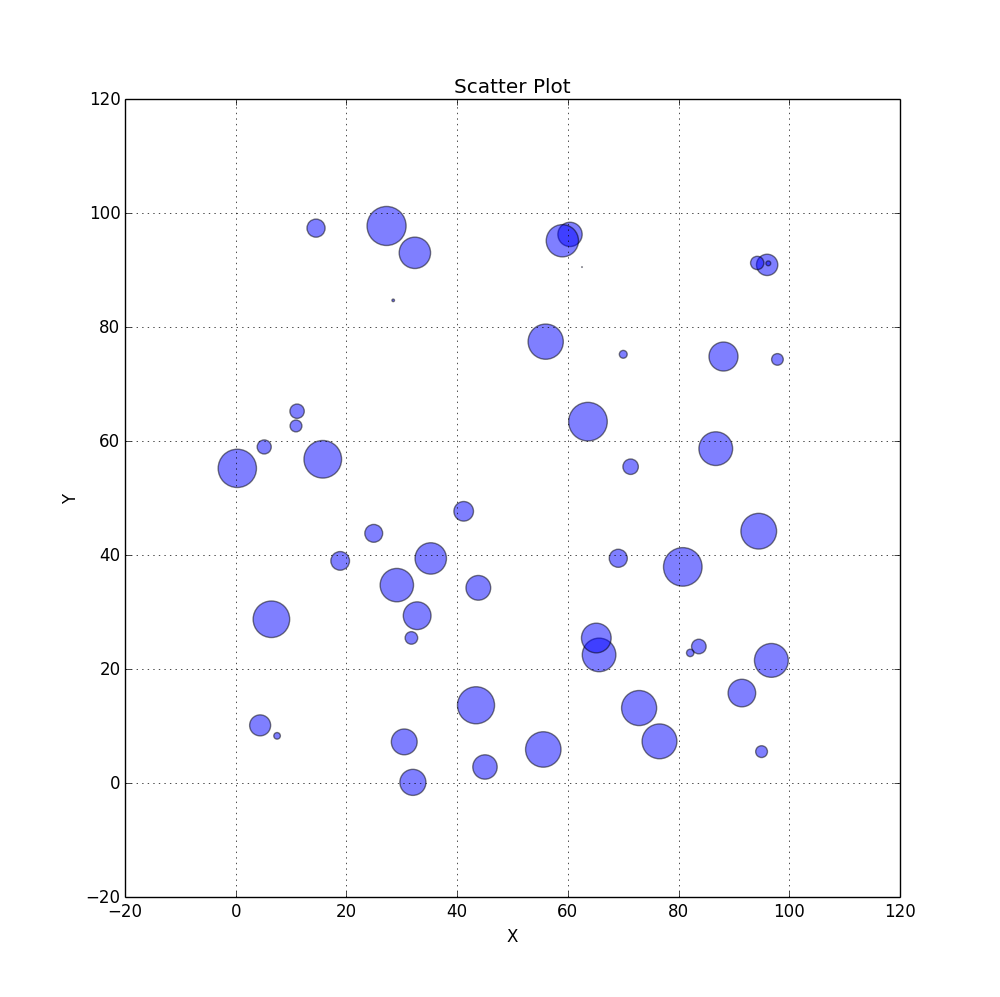

Write Julia code to recreate this figure.
# Julia 0.2 RC1
# Created: 29.10.13
# Last Edit: 31.10.13

using PyPlot

close("all") # Close all currently open figures

#################
#  Create Data  #
#################
x = 100*rand(50)
y = 100*rand(50)
areas = 800*rand(50)

##################
#  Scatter Plot  #
##################
fig = figure(figsize=(10,10))
ax = axes()
scatter(x,y,s=areas,alpha=0.5)

title("Scatter Plot")
xlabel("X")
ylabel("Y")
grid("on")
